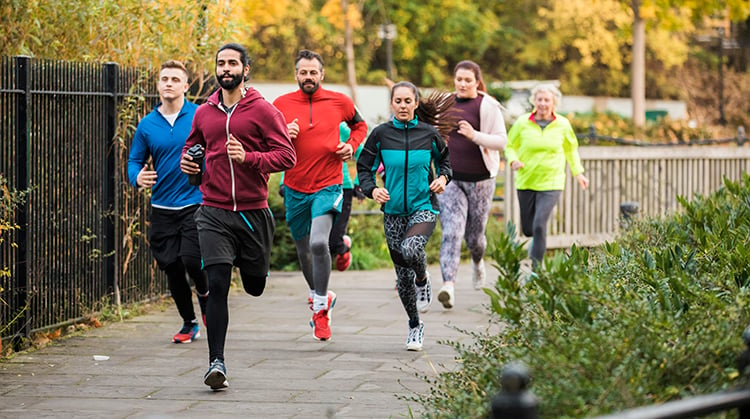
#> input picture 8. AI/running.jpg, 750 x 419 px
$ python personDetector.py
#> lines starting #> are read from the running program, lines starting #| are printed output that depends on the picture; after the words box and inside, x2 and y2 are one past the last pixel; in counts of white or black regions, pixels touching at a corner belong together
# pip install opencv-python
# pip3 install imutils
import cv2 #is the OpenCV library, which is used for computer vision tasks.
import imutils # is the OpenCV library, which is used for computer vision tasks.

# Initializing the HOG person
# detector
hog = cv2.HOGDescriptor() # Initializes a Histogram of Oriented Gradients (HOG) descriptor. HOG is a feature descriptor used in computer vision and image processing for object detection.
hog.setSVMDetector(cv2.HOGDescriptor_getDefaultPeopleDetector()) #Sets the SVM (Support Vector Machine) detector with a pre-trained people detector.

# Reading the Image
image = cv2.imread('running.jpg')
#> image is the input picture: shape (419, 750, 3); mean B, G, R 88.9, 117.4, 127

# Resizing the Image
image = imutils.resize(image,
					width=min(400, image.shape[1]))
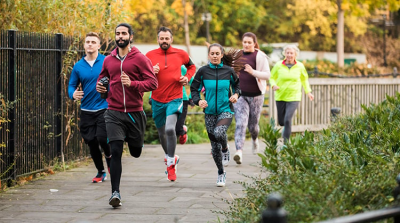
#> image: shape (223, 400, 3); mean B, G, R 88.9, 117.4, 127

# Detecting all the regions in the
# Image that has a pedestrians inside it
(regions, _) = hog.detectMultiScale(image, winStride=(4, 4),padding=(4, 4),scale=1.05)
#> regions = [[79, 85, 70, 138], [174, 27, 88, 176], [121, 9, 96, 192], [46, 18, 96, 191]]
# winStride: Window stride, the step size in both x and y directions.
# padding: Padding around the detection window.
# scale: Scale factor for the image pyramid.

# Drawing the regions in the Image
for (x, y, w, h) in regions:
	cv2.rectangle(image, (x, y),
				(x + w, y + h),
				(0, 0, 255), 2)
#> this loop made 4 passes
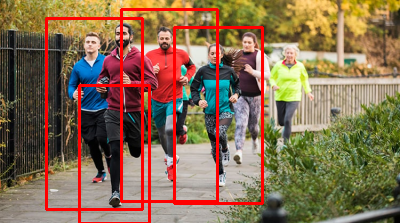
#> image: shape (223, 400, 3); 6.74% of pixels changed, all inside (x1, y1, x2, y2) = (45, 8, 264, 223)
#top-left corner at (x, y) and bottom-right corner at (x + w, y + h), with a red color (0, 0, 255)

# Showing the output Image
cv2.imshow("Image", image)
cv2.waitKey(0)

cv2.destroyAllWindows()

$ run again, with 8. AI/pend.jpeg copied over 8. AI/running.jpg
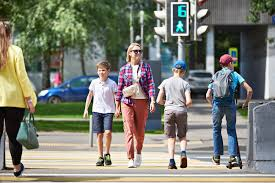
#> input picture 8. AI/pend.jpeg, 275 x 183 px
#> image is the input picture: shape (183, 275, 3); mean B, G, R 114.7, 125.7, 124.4
#> regions = [[100, 37, 71, 141], [191, 38, 71, 142], [68, 46, 68, 135], [143, 47, 67, 134]]
#> the loop `for (x, y, w, h) in regions:` made 4 passes
#> after the loop `for (x, y, w, h) in regions:`:
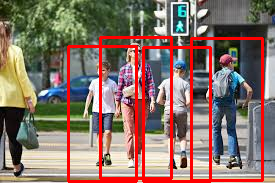
#> image: shape (183, 275, 3); 9.67% of pixels changed, all inside (x1, y1, x2, y2) = (67, 36, 264, 183)
